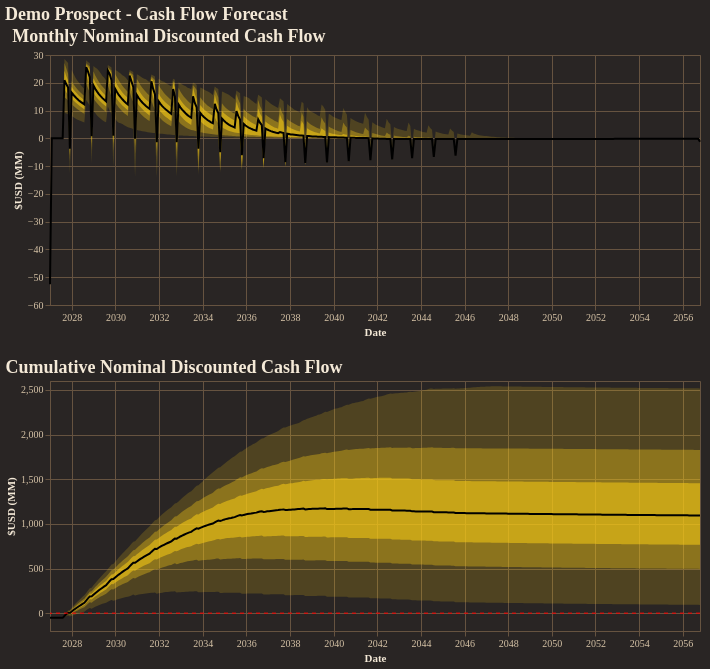

Notebook cell for this chart:
### Code cell
fig = reporter.plotter.combined_cash_flow_plot(
    figsize=(650, 250),
    backend=PLOTTING_BACKEND
)
fig.show()

### Figure 1 — Vega-Lite specification as saved in the notebook (floating-point values rounded to 4 significant figures; data arrays with more than 128 entries replaced by an {"elided": "..."} marker saying what was removed)
{"config": {"background": "#292524", "view": {"fill": "#292524", "stroke": "#665340"}, "title": {"color": "#f4e9d7", "font": "Merriweather", "fontSize": 18, "fontWeight": 600, "subtitleColor": "#d5c2a6", "anchor": "start"}, "axis": {"domainColor": "#665340", "gridColor": "#665340", "tickColor": "#665340", "labelColor": "#d5c2a6", "titleColor": "#f4e9d7", "labelFont": "Merriweather", "titleFont": "Merriweather"}, "legend": {"titleColor": "#f4e9d7", "labelColor": "#d5c2a6", "labelFont": "Merriweather", "titleFont": "Merriweather", "orient": "top-right", "symbolType": "circle"}, "header": {"labelColor": "#d5c2a6", "titleColor": "#f4e9d7", "labelFont": "Merriweather", "titleFont": "Merriweather"}, "mark": {"color": "#c78d3b"}, "line": {"color": "#c78d3b"}, "bar": {"color": "#c78d3b"}, "point": {"color": "#ddb06d"}, "area": {"color": "#c78d3b", "opacity": 0.35}, "text": {"color": "#f4e9d7", "font": "Merriweather"}, "range": {"category": ["#5DA5DA", "#F28E2B", "#59C36A", "#E15759", "#B07AA1", "#4ECDC4", "#FF9DA7", "#EDC948"]}}, "vconcat": [{"layer": [{"mark": {"type": "area", "color": "rgba(250, 204, 21, 1.0)", "opacity": 0.18}, "encoding": {"tooltip": [{"field": "date", "title": "Date", "type": "temporal"}, {"field": "p01", "format": ",.2f", "title": "P01", "type": "quantitative"}, {"field": "p10", "format": ",.2f", "title": "P10", "type": "quantitative"}, {"field": "p25", "format": ",.2f", "title": "P25", "type": "quantitative"}, {"field": "p50", "format": ",.2f", "title": "P50", "type": "quantitative"}, {"field": "p75", "format": ",.2f", "title": "P75", "type": "quantitative"}, {"field": "p90", "format": ",.2f", "title": "P90", "type": "quantitative"}, {"field": "p99", "format": ",.2f", "title": "P99", "type": "quantitative"}], "x": {"field": "date", "title": "Date", "type": "temporal"}, "y": {"field": "p01", "title": "$USD (MM)", "type": "quantitative"}, "y2": {"field": "p99"}}}, {"mark": {"type": "area", "color": "rgba(250, 204, 21, 1.0)", "opacity": 0.35}, "encoding": {"tooltip": [{"field": "date", "title": "Date", "type": "temporal"}, {"field": "p01", "format": ",.2f", "title": "P01", "type": "quantitative"}, {"field": "p10", "format": ",.2f", "title": "P10", "type": "quantitative"}, {"field": "p25", "format": ",.2f", "title": "P25", "type": "quantitative"}, {"field": "p50", "format": ",.2f", "title": "P50", "type": "quantitative"}, {"field": "p75", "format": ",.2f", "title": "P75", "type": "quantitative"}, {"field": "p90", "format": ",.2f", "title": "P90", "type": "quantitative"}, {"field": "p99", "format": ",.2f", "title": "P99", "type": "quantitative"}], "x": {"field": "date", "title": "Date", "type": "temporal"}, "y": {"field": "p10", "title": "$USD (MM)", "type": "quantitative"}, "y2": {"field": "p90"}}}, {"mark": {"type": "area", "color": "rgba(250, 204, 21, 1.0)", "opacity": 0.55}, "encoding": {"tooltip": [{"field": "date", "title": "Date", "type": "temporal"}, {"field": "p01", "format": ",.2f", "title": "P01", "type": "quantitative"}, {"field": "p10", "format": ",.2f", "title": "P10", "type": "quantitative"}, {"field": "p25", "format": ",.2f", "title": "P25", "type": "quantitative"}, {"field": "p50", "format": ",.2f", "title": "P50", "type": "quantitative"}, {"field": "p75", "format": ",.2f", "title": "P75", "type": "quantitative"}, {"field": "p90", "format": ",.2f", "title": "P90", "type": "quantitative"}, {"field": "p99", "format": ",.2f", "title": "P99", "type": "quantitative"}], "x": {"field": "date", "title": "Date", "type": "temporal"}, "y": {"field": "p25", "title": "$USD (MM)", "type": "quantitative"}, "y2": {"field": "p75"}}}, {"mark": {"type": "line", "color": "black", "strokeWidth": 2}, "encoding": {"tooltip": [{"field": "date", "title": "Date", "type": "temporal"}, {"field": "p01", "format": ",.2f", "title": "P01", "type": "quantitative"}, {"field": "p10", "format": ",.2f", "title": "P10", "type": "quantitative"}, {"field": "p25", "format": ",.2f", "title": "P25", "type": "quantitative"}, {"field": "p50", "format": ",.2f", "title": "P50", "type": "quantitative"}, {"field": "p75", "format": ",.2f", "title": "P75", "type": "quantitative"}, {"field": "p90", "format": ",.2f", "title": "P90", "type": "quantitative"}, {"field": "p99", "format": ",.2f", "title": "P99", "type": "quantitative"}], "x": {"field": "date", "title": "Date", "type": "temporal"}, "y": {"field": "p50", "title": "$USD (MM)", "type": "quantitative"}}}], "data": {"name": "data-ba75f053afc96bf7d49b0c710899a6c8"}, "height": 250, "title": "Monthly Nominal Discounted Cash Flow", "width": 650}, {"layer": [{"layer": [{"mark": {"type": "area", "color": "rgba(250, 204, 21, 1.0)", "opacity": 0.18}, "encoding": {"tooltip": [{"field": "date", "title": "Date", "type": "temporal"}, {"field": "p01", "format": ",.2f", "title": "P01", "type": "quantitative"}, {"field": "p10", "format": ",.2f", "title": "P10", "type": "quantitative"}, {"field": "p25", "format": ",.2f", "title": "P25", "type": "quantitative"}, {"field": "p50", "format": ",.2f", "title": "P50", "type": "quantitative"}, {"field": "p75", "format": ",.2f", "title": "P75", "type": "quantitative"}, {"field": "p90", "format": ",.2f", "title": "P90", "type": "quantitative"}, {"field": "p99", "format": ",.2f", "title": "P99", "type": "quantitative"}], "x": {"field": "date", "title": "Date", "type": "temporal"}, "y": {"field": "p01", "title": "$USD (MM)", "type": "quantitative"}, "y2": {"field": "p99"}}}, {"mark": {"type": "area", "color": "rgba(250, 204, 21, 1.0)", "opacity": 0.35}, "encoding": {"tooltip": [{"field": "date", "title": "Date", "type": "temporal"}, {"field": "p01", "format": ",.2f", "title": "P01", "type": "quantitative"}, {"field": "p10", "format": ",.2f", "title": "P10", "type": "quantitative"}, {"field": "p25", "format": ",.2f", "title": "P25", "type": "quantitative"}, {"field": "p50", "format": ",.2f", "title": "P50", "type": "quantitative"}, {"field": "p75", "format": ",.2f", "title": "P75", "type": "quantitative"}, {"field": "p90", "format": ",.2f", "title": "P90", "type": "quantitative"}, {"field": "p99", "format": ",.2f", "title": "P99", "type": "quantitative"}], "x": {"field": "date", "title": "Date", "type": "temporal"}, "y": {"field": "p10", "title": "$USD (MM)", "type": "quantitative"}, "y2": {"field": "p90"}}}, {"mark": {"type": "area", "color": "rgba(250, 204, 21, 1.0)", "opacity": 0.55}, "encoding": {"tooltip": [{"field": "date", "title": "Date", "type": "temporal"}, {"field": "p01", "format": ",.2f", "title": "P01", "type": "quantitative"}, {"field": "p10", "format": ",.2f", "title": "P10", "type": "quantitative"}, {"field": "p25", "format": ",.2f", "title": "P25", "type": "quantitative"}, {"field": "p50", "format": ",.2f", "title": "P50", "type": "quantitative"}, {"field": "p75", "format": ",.2f", "title": "P75", "type": "quantitative"}, {"field": "p90", "format": ",.2f", "title": "P90", "type": "quantitative"}, {"field": "p99", "format": ",.2f", "title": "P99", "type": "quantitative"}], "x": {"field": "date", "title": "Date", "type": "temporal"}, "y": {"field": "p25", "title": "$USD (MM)", "type": "quantitative"}, "y2": {"field": "p75"}}}, {"mark": {"type": "line", "color": "black", "strokeWidth": 2}, "encoding": {"tooltip": [{"field": "date", "title": "Date", "type": "temporal"}, {"field": "p01", "format": ",.2f", "title": "P01", "type": "quantitative"}, {"field": "p10", "format": ",.2f", "title": "P10", "type": "quantitative"}, {"field": "p25", "format": ",.2f", "title": "P25", "type": "quantitative"}, {"field": "p50", "format": ",.2f", "title": "P50", "type": "quantitative"}, {"field": "p75", "format": ",.2f", "title": "P75", "type": "quantitative"}, {"field": "p90", "format": ",.2f", "title": "P90", "type": "quantitative"}, {"field": "p99", "format": ",.2f", "title": "P99", "type": "quantitative"}], "x": {"field": "date", "title": "Date", "type": "temporal"}, "y": {"field": "p50", "title": "$USD (MM)", "type": "quantitative"}}}], "data": {"name": "data-582a9663bb518d5bdf4d2cd403984f67"}, "title": "Cumulative Nominal Discounted Cash Flow"}, {"data": {"name": "data-42990c68f268a11fa16682fcd3437a6f"}, "mark": {"type": "rule", "color": "red", "strokeDash": [4, 4]}, "encoding": {"y": {"field": "zero", "type": "quantitative"}}}], "height": 250, "width": 650}], "title": "Demo Prospect - Cash Flow Forecast", "$schema": "https://vega.github.io/schema/vega-lite/v5.20.1.json", "datasets": {"data-ba75f053afc96bf7d49b0c710899a6c8": {"elided": "360 records"}, "data-582a9663bb518d5bdf4d2cd403984f67": {"elided": "360 records"}, "data-42990c68f268a11fa16682fcd3437a6f": [{"zero": 0}]}}
